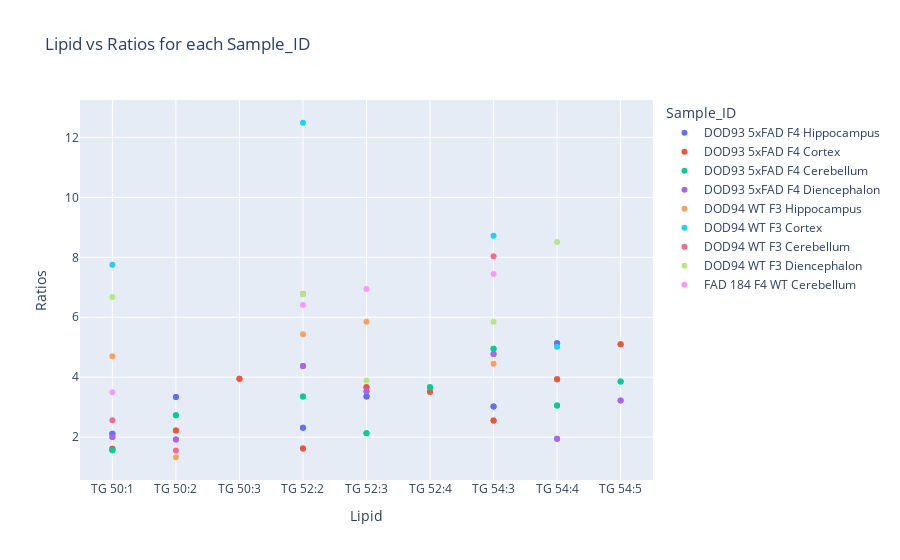

Notebook source saved alongside this figure:
### Code cell
import plotly.express as px

# Assuming val_df is your DataFrame after renaming the column
fig = px.scatter(val_df, x="Lipid", y="Ratios", color="Sample_ID",
                 title="Lipid vs Ratios for each Sample_ID",
                 labels={"Lipid": "Lipid", "Ratios": "Ratios"},
                 hover_data=["Sample_ID"])

fig.show()

### Figure 1 — Plotly figure (JSON) as saved in the notebook; plotly's stock layout.template omitted (floating-point values rounded to 4 significant figures)
{"data": [{"customdata": [["DOD93 5xFAD F4 Hippocampus"], ["DOD93 5xFAD F4 Hippocampus"], ["DOD93 5xFAD F4 Hippocampus"], ["DOD93 5xFAD F4 Hippocampus"], ["DOD93 5xFAD F4 Hippocampus"], ["DOD93 5xFAD F4 Hippocampus"], ["DOD93 5xFAD F4 Hippocampus"], ["DOD93 5xFAD F4 Hippocampus"], ["DOD93 5xFAD F4 Hippocampus"], ["DOD93 5xFAD F4 Hippocampus"], ["DOD93 5xFAD F4 Hippocampus"], ["DOD93 5xFAD F4 Hippocampus"], ["DOD93 5xFAD F4 Hippocampus"], ["DOD93 5xFAD F4 Hippocampus"], ["DOD93 5xFAD F4 Hippocampus"], ["DOD93 5xFAD F4 Hippocampus"], ["DOD93 5xFAD F4 Hippocampus"], ["DOD93 5xFAD F4 Hippocampus"]], "hovertemplate": "Sample_ID=%{customdata[0]}<br>Lipid=%{x}<br>Ratios=%{y}<extra></extra>", "legendgroup": "DOD93 5xFAD F4 Hippocampus", "marker": {"color": "#636efa", "symbol": "circle"}, "mode": "markers", "name": "DOD93 5xFAD F4 Hippocampus", "orientation": "v", "showlegend": true, "type": "scatter", "x": ["TG 50:1", "TG 50:2", "TG 50:3", "TG 52:2", "TG 52:3", "TG 52:4", "TG 54:3", "TG 54:4", "TG 54:5", "TG 50:1", "TG 50:2", "TG 50:3", "TG 52:2", "TG 52:3", "TG 52:4", "TG 54:3", "TG 54:4", "TG 54:5"], "xaxis": "x", "y": [2.116, 3.342, null, 2.317, 3.354, null, 3.024, 5.132, null, 2.116, 3.342, null, 2.317, 3.354, null, 3.024, 5.132, null], "yaxis": "y"}, {"customdata": [["DOD93 5xFAD F4 Cortex"], ["DOD93 5xFAD F4 Cortex"], ["DOD93 5xFAD F4 Cortex"], ["DOD93 5xFAD F4 Cortex"], ["DOD93 5xFAD F4 Cortex"], ["DOD93 5xFAD F4 Cortex"], ["DOD93 5xFAD F4 Cortex"], ["DOD93 5xFAD F4 Cortex"], ["DOD93 5xFAD F4 Cortex"], ["DOD93 5xFAD F4 Cortex"], ["DOD93 5xFAD F4 Cortex"], ["DOD93 5xFAD F4 Cortex"], ["DOD93 5xFAD F4 Cortex"], ["DOD93 5xFAD F4 Cortex"], ["DOD93 5xFAD F4 Cortex"], ["DOD93 5xFAD F4 Cortex"], ["DOD93 5xFAD F4 Cortex"], ["DOD93 5xFAD F4 Cortex"]], "hovertemplate": "Sample_ID=%{customdata[0]}<br>Lipid=%{x}<br>Ratios=%{y}<extra></extra>", "legendgroup": "DOD93 5xFAD F4 Cortex", "marker": {"color": "#EF553B", "symbol": "circle"}, "mode": "markers", "name": "DOD93 5xFAD F4 Cortex", "orientation": "v", "showlegend": true, "type": "scatter", "x": ["TG 50:1", "TG 50:2", "TG 50:3", "TG 52:2", "TG 52:3", "TG 52:4", "TG 54:3", "TG 54:4", "TG 54:5", "TG 50:1", "TG 50:2", "TG 50:3", "TG 52:2", "TG 52:3", "TG 52:4", "TG 54:3", "TG 54:4", "TG 54:5"], "xaxis": "x", "y": [1.611, 2.22, 3.949, 1.624, 3.665, 3.516, 2.559, 3.934, 5.099, 1.611, 2.22, 3.949, 1.624, 3.665, 3.516, 2.559, 3.934, 5.099], "yaxis": "y"}, {"customdata": [["DOD93 5xFAD F4 Cerebellum"], ["DOD93 5xFAD F4 Cerebellum"], ["DOD93 5xFAD F4 Cerebellum"], ["DOD93 5xFAD F4 Cerebellum"], ["DOD93 5xFAD F4 Cerebellum"], ["DOD93 5xFAD F4 Cerebellum"], ["DOD93 5xFAD F4 Cerebellum"], ["DOD93 5xFAD F4 Cerebellum"], ["DOD93 5xFAD F4 Cerebellum"], ["DOD93 5xFAD F4 Cerebellum"], ["DOD93 5xFAD F4 Cerebellum"], ["DOD93 5xFAD F4 Cerebellum"], ["DOD93 5xFAD F4 Cerebellum"], ["DOD93 5xFAD F4 Cerebellum"], ["DOD93 5xFAD F4 Cerebellum"], ["DOD93 5xFAD F4 Cerebellum"], ["DOD93 5xFAD F4 Cerebellum"], ["DOD93 5xFAD F4 Cerebellum"]], "hovertemplate": "Sample_ID=%{customdata[0]}<br>Lipid=%{x}<br>Ratios=%{y}<extra></extra>", "legendgroup": "DOD93 5xFAD F4 Cerebellum", "marker": {"color": "#00cc96", "symbol": "circle"}, "mode": "markers", "name": "DOD93 5xFAD F4 Cerebellum", "orientation": "v", "showlegend": true, "type": "scatter", "x": ["TG 50:1", "TG 50:2", "TG 50:3", "TG 52:2", "TG 52:3", "TG 52:4", "TG 54:3", "TG 54:4", "TG 54:5", "TG 50:1", "TG 50:2", "TG 50:3", "TG 52:2", "TG 52:3", "TG 52:4", "TG 54:3", "TG 54:4", "TG 54:5"], "xaxis": "x", "y": [1.559, 2.729, null, 3.356, 2.131, 3.662, 4.949, 3.053, 3.856, 1.559, 2.729, null, 3.356, 2.131, 3.662, 4.949, 3.053, 3.856], "yaxis": "y"}, {"customdata": [["DOD93 5xFAD F4 Diencephalon "], ["DOD93 5xFAD F4 Diencephalon "], ["DOD93 5xFAD F4 Diencephalon "], ["DOD93 5xFAD F4 Diencephalon "], ["DOD93 5xFAD F4 Diencephalon "], ["DOD93 5xFAD F4 Diencephalon "], ["DOD93 5xFAD F4 Diencephalon "], ["DOD93 5xFAD F4 Diencephalon "], ["DOD93 5xFAD F4 Diencephalon "], ["DOD93 5xFAD F4 Diencephalon "], ["DOD93 5xFAD F4 Diencephalon "], ["DOD93 5xFAD F4 Diencephalon "], ["DOD93 5xFAD F4 Diencephalon "], ["DOD93 5xFAD F4 Diencephalon "], ["DOD93 5xFAD F4 Diencephalon "], ["DOD93 5xFAD F4 Diencephalon "], ["DOD93 5xFAD F4 Diencephalon "], ["DOD93 5xFAD F4 Diencephalon "]], "hovertemplate": "Sample_ID=%{customdata[0]}<br>Lipid=%{x}<br>Ratios=%{y}<extra></extra>", "legendgroup": "DOD93 5xFAD F4 Diencephalon ", "marker": {"color": "#ab63fa", "symbol": "circle"}, "mode": "markers", "name": "DOD93 5xFAD F4 Diencephalon ", "orientation": "v", "showlegend": true, "type": "scatter", "x": ["TG 50:1", "TG 50:2", "TG 50:3", "TG 52:2", "TG 52:3", "TG 52:4", "TG 54:3", "TG 54:4", "TG 54:5", "TG 50:1", "TG 50:2", "TG 50:3", "TG 52:2", "TG 52:3", "TG 52:4", "TG 54:3", "TG 54:4", "TG 54:5"], "xaxis": "x", "y": [2.005, 1.924, null, 4.378, 3.532, null, 4.778, 1.944, 3.225, 2.005, 1.924, null, 4.378, 3.532, null, 4.778, 1.944, 3.225], "yaxis": "y"}, {"customdata": [["DOD94 WT F3 Hippocampus"], ["DOD94 WT F3 Hippocampus"], ["DOD94 WT F3 Hippocampus"], ["DOD94 WT F3 Hippocampus"], ["DOD94 WT F3 Hippocampus"], ["DOD94 WT F3 Hippocampus"], ["DOD94 WT F3 Hippocampus"], ["DOD94 WT F3 Hippocampus"], ["DOD94 WT F3 Hippocampus"]], "hovertemplate": "Sample_ID=%{customdata[0]}<br>Lipid=%{x}<br>Ratios=%{y}<extra></extra>", "legendgroup": "DOD94 WT F3 Hippocampus", "marker": {"color": "#FFA15A", "symbol": "circle"}, "mode": "markers", "name": "DOD94 WT F3 Hippocampus", "orientation": "v", "showlegend": true, "type": "scatter", "x": ["TG 50:1", "TG 50:2", "TG 50:3", "TG 52:2", "TG 52:3", "TG 52:4", "TG 54:3", "TG 54:4", "TG 54:5"], "xaxis": "x", "y": [4.703, 1.329, null, 5.435, 5.853, null, 4.452, null, null], "yaxis": "y"}, {"customdata": [["DOD94 WT F3 Cortex"], ["DOD94 WT F3 Cortex"], ["DOD94 WT F3 Cortex"], ["DOD94 WT F3 Cortex"], ["DOD94 WT F3 Cortex"], ["DOD94 WT F3 Cortex"], ["DOD94 WT F3 Cortex"], ["DOD94 WT F3 Cortex"], ["DOD94 WT F3 Cortex"]], "hovertemplate": "Sample_ID=%{customdata[0]}<br>Lipid=%{x}<br>Ratios=%{y}<extra></extra>", "legendgroup": "DOD94 WT F3 Cortex", "marker": {"color": "#19d3f3", "symbol": "circle"}, "mode": "markers", "name": "DOD94 WT F3 Cortex", "orientation": "v", "showlegend": true, "type": "scatter", "x": ["TG 50:1", "TG 50:2", "TG 50:3", "TG 52:2", "TG 52:3", "TG 52:4", "TG 54:3", "TG 54:4", "TG 54:5"], "xaxis": "x", "y": [7.753, null, null, 12.49, null, null, 8.725, 5.017, null], "yaxis": "y"}, {"customdata": [["DOD94 WT F3 Cerebellum"], ["DOD94 WT F3 Cerebellum"], ["DOD94 WT F3 Cerebellum"], ["DOD94 WT F3 Cerebellum"], ["DOD94 WT F3 Cerebellum"], ["DOD94 WT F3 Cerebellum"], ["DOD94 WT F3 Cerebellum"], ["DOD94 WT F3 Cerebellum"], ["DOD94 WT F3 Cerebellum"]], "hovertemplate": "Sample_ID=%{customdata[0]}<br>Lipid=%{x}<br>Ratios=%{y}<extra></extra>", "legendgroup": "DOD94 WT F3 Cerebellum", "marker": {"color": "#FF6692", "symbol": "circle"}, "mode": "markers", "name": "DOD94 WT F3 Cerebellum", "orientation": "v", "showlegend": true, "type": "scatter", "x": ["TG 50:1", "TG 50:2", "TG 50:3", "TG 52:2", "TG 52:3", "TG 52:4", "TG 54:3", "TG 54:4", "TG 54:5"], "xaxis": "x", "y": [2.567, 1.552, null, 6.775, null, null, 8.041, null, null], "yaxis": "y"}, {"customdata": [["DOD94 WT F3 Diencephalon"], ["DOD94 WT F3 Diencephalon"], ["DOD94 WT F3 Diencephalon"], ["DOD94 WT F3 Diencephalon"], ["DOD94 WT F3 Diencephalon"], ["DOD94 WT F3 Diencephalon"], ["DOD94 WT F3 Diencephalon"], ["DOD94 WT F3 Diencephalon"], ["DOD94 WT F3 Diencephalon"]], "hovertemplate": "Sample_ID=%{customdata[0]}<br>Lipid=%{x}<br>Ratios=%{y}<extra></extra>", "legendgroup": "DOD94 WT F3 Diencephalon", "marker": {"color": "#B6E880", "symbol": "circle"}, "mode": "markers", "name": "DOD94 WT F3 Diencephalon", "orientation": "v", "showlegend": true, "type": "scatter", "x": ["TG 50:1", "TG 50:2", "TG 50:3", "TG 52:2", "TG 52:3", "TG 52:4", "TG 54:3", "TG 54:4", "TG 54:5"], "xaxis": "x", "y": [6.676, null, null, 6.766, 3.892, null, 5.853, 8.511, null], "yaxis": "y"}, {"customdata": [["FAD 184 F4 WT Cerebellum  "], ["FAD 184 F4 WT Cerebellum  "], ["FAD 184 F4 WT Cerebellum  "], ["FAD 184 F4 WT Cerebellum  "], ["FAD 184 F4 WT Cerebellum  "], ["FAD 184 F4 WT Cerebellum  "], ["FAD 184 F4 WT Cerebellum  "], ["FAD 184 F4 WT Cerebellum  "], ["FAD 184 F4 WT Cerebellum  "]], "hovertemplate": "Sample_ID=%{customdata[0]}<br>Lipid=%{x}<br>Ratios=%{y}<extra></extra>", "legendgroup": "FAD 184 F4 WT Cerebellum  ", "marker": {"color": "#FF97FF", "symbol": "circle"}, "mode": "markers", "name": "FAD 184 F4 WT Cerebellum  ", "orientation": "v", "showlegend": true, "type": "scatter", "x": ["TG 50:1", "TG 50:2", "TG 50:3", "TG 52:2", "TG 52:3", "TG 52:4", "TG 54:3", "TG 54:4", "TG 54:5"], "xaxis": "x", "y": [3.495, null, null, 6.406, 6.942, null, 7.44, null, null], "yaxis": "y"}], "layout": {"legend": {"title": {"text": "Sample_ID"}, "tracegroupgap": 0}, "title": {"text": "Lipid vs Ratios for each Sample_ID"}, "xaxis": {"anchor": "y", "domain": [0, 1], "title": {"text": "Lipid"}}, "yaxis": {"anchor": "x", "domain": [0, 1], "title": {"text": "Ratios"}}}}
